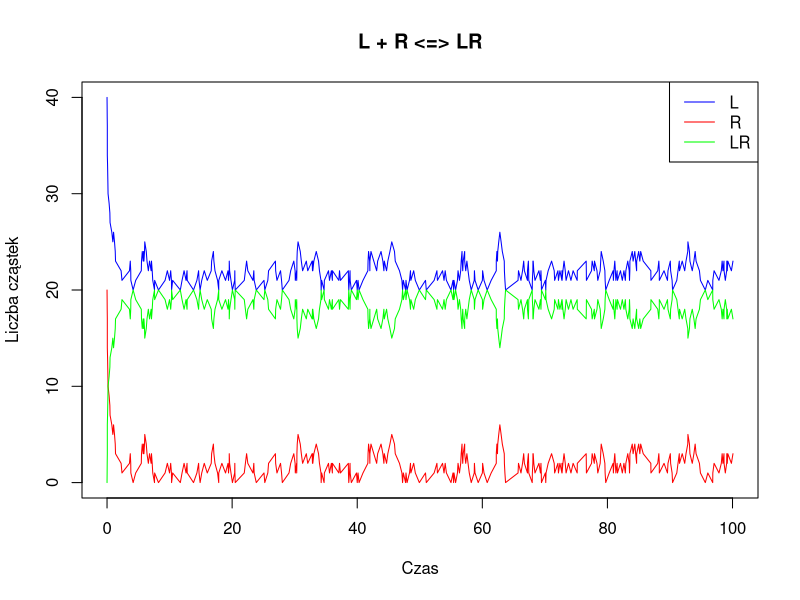
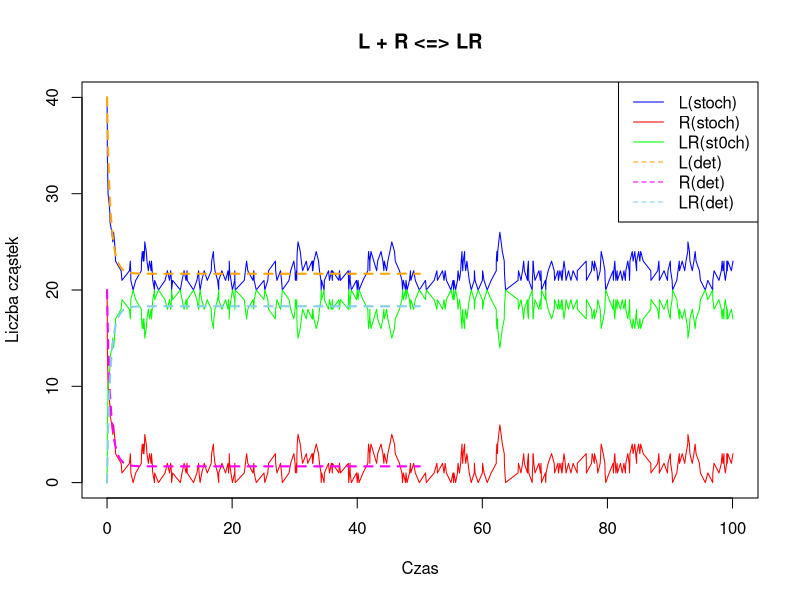

Source code (R) for these figures, in order:
## ---- chunk 1
library("deSolve")
## ---- chunk 2
stoch_LR <- function(k1, k2, L0, R0, LR0, t_max) {   
  L <- c(L0)   
  R <- c(R0)   
  LR <- c(LR0)   
  
  times <- c(0)   
  t_now <- 0   
  counter <- 2      
  
  while (t_now <= t_max) {     
    v1 <- k1 * L[counter-1] * R[counter-1]
    v2 <- k2 * LR[counter-1]             
    h <- v1 + v2     
    
    r1 <- runif(1)     
    r2 <- runif(1)     
    
    tau <- -log(r1) / h          
    
    if (r2 < v1 / h) {       
      L[counter] <- L[counter-1] - 1       
      R[counter] <- R[counter-1] - 1       
      LR[counter] <- LR[counter-1] + 1     }      
    else {       
      L[counter] <- L[counter-1] + 1       
      R[counter] <- R[counter-1] + 1       
      LR[counter] <- LR[counter-1] - 1     }      
    
    times[counter] <- times[counter-1] + tau     
    t_now <- t_now + tau     
    counter <- counter + 1   }      
  
  list(times = times, L = L, R = R, LR = LR) }   

res_stoch_LR <- stoch_LR(k1 = 0.05, k2 = 0.1, L0 = 40, R0 = 20, LR0 = 0, t_max = 100)
## ---- chunk 3

plot(res_stoch_LR$times, res_stoch_LR$L,
     type = "l", col = "blue",       
     xlab = "Czas", ylab = "Liczba cząstek",      
     main = "L + R <=> LR",      
     ylim = c(0, max(c(res_stoch_LR$L, res_stoch_LR$R, res_stoch_LR$LR)))) 
lines(res_stoch_LR$times, res_stoch_LR$R, col = "red") 
lines(res_stoch_LR$times, res_stoch_LR$LR, col = "green") 
legend("topright",         
       legend = c("L", "R", "LR"),         
       col = c("blue", "red", "green"),         lty = 1)
## ---- chunk 4
LR <- function(t, y, parameters){   
  k1 <- parameters[1]   
  k2 <- parameters[2]      
  
  L <- y[1]   
  R <- y[2]   
  LR <- y[3]      
  
  dL <- -k1 * L * R + k2 * LR   
  dR <- -k1 * L * R + k2 * LR   
  dLR <- k1 * L * R - k2 * LR      
  
  list(c(dL, dR, dLR)) }
## ---- chunk 5
parameters_lr <- c(k1 = 0.05, k2 = 0.1) 

inits_lr <- c(L = 40, R = 20, LR = 0) 

times <- seq(0, 50, by = 0.1)  

lr <- as.data.frame(ode(y = inits_lr, times = times, func = LR, parms = parameters_lr ))
## ---- chunk 6
plot(res_stoch_LR$times, res_stoch_LR$L,
     type = "l", col = "blue",       
     xlab = "Czas", ylab = "Liczba cząstek",      
     main = "L + R <=> LR",      
     ylim = c(0, max(c(res_stoch_LR$L, res_stoch_LR$R, res_stoch_LR$LR)))) 
lines(res_stoch_LR$times, res_stoch_LR$R, col = "red") 
lines(res_stoch_LR$times, res_stoch_LR$LR, col = "green") 
lines(lr$time, lr$L, col = "orange", lty = 2, lwd = 2) 
lines(lr$time, lr$R, col = "magenta", lty = 2, lwd = 2) 
lines(lr$time, lr$LR, col = "skyblue", lty = 2, lwd = 2) 
legend("topright",         
       legend = c("L(stoch)", "R(stoch)", "LR(st0ch)", "L(det)", "R(det)", "LR(det)"),         
       col = c("blue", "red", "green", "orange", "magenta", "skyblue"),         lty = c(1,1,1,2,2,2))
